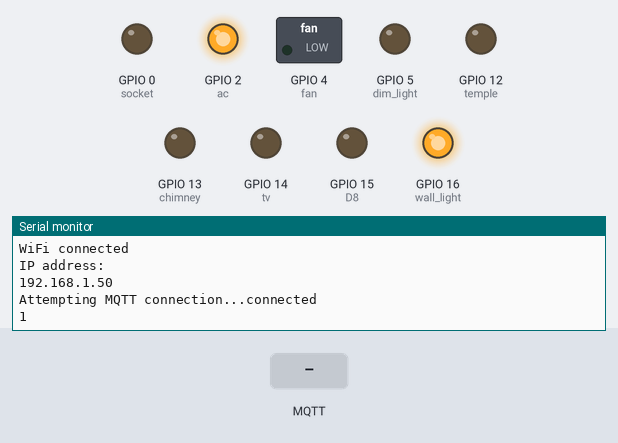
The sketch below on a simulated ESP8266 (NodeMCU). Parts: switched loads named in the sketch (green lamp = pin HIGH), output pins drawn as LEDs (lit = HIGH), the last lines printed to the serial monitor. The inputs (shaded band) are chosen by the test bench. WiFi joins after 1.5 s; servers stay silent unless stated; random numbers use the default seed unless the sketch sets one; no MQTT or app messages arrive unless stated.

Above: at 2.7 s.
2.8 s: MQTT message "1" arrives on the first subscribed topic
At 3.4 s:
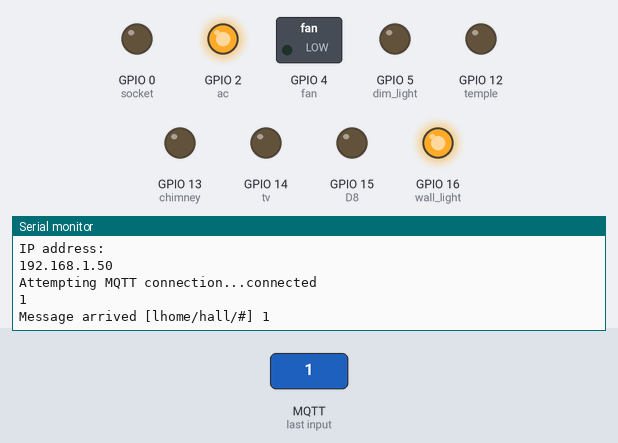
4.3 s: MQTT message "on" arrives on the first subscribed topic
At 5.5 s:
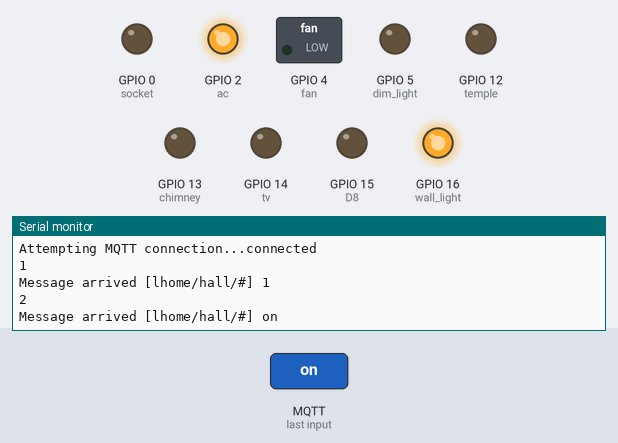
5.8 s: MQTT message "off" arrives on the first subscribed topic
At 5.96 s:
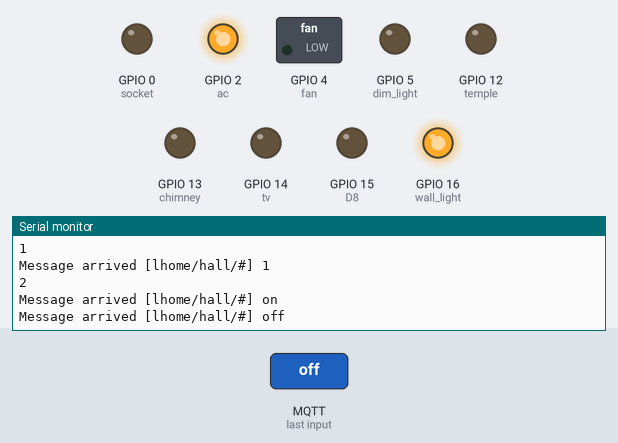
Timing chart, 0 to 8.8 s (numbered marks = the images above; inputs shaded):
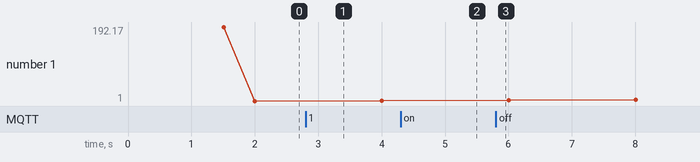

The sketch:

Device_1_hall.ino
```cpp
#include <ESP8266WiFi.h>
#include <PubSubClient.h>

const char* ssid = "WIFI SSID"; // provide wifi ssid and password
const char* password = "PASSWORD";
const char* mqtt_server = "LOCAL_MQTT_HOST(RPi ip)"; // Update the local mqtt server address here
WiFiClient espClient;
PubSubClient client(espClient);
long lastMsg = 0;
char msg[50];
int value = 0;
// Appliances PIN list

int wall_light=16;  // D0   --> Wall Light
int dim_light=5;    // D1   --> Dim Light
int fan=4;   // D2   --> fan
int socket=0;  // D3   --> socket
int ac=2;   // D4   --> ac
int tv=14; // D5   --> tv
int temple=12; // Only for kitchen
int chimney=13; // only for kitchen

void setup_wifi() {

  delay(10);

  Serial.println();
  Serial.print("Connecting to ");
  Serial.println(ssid);

  WiFi.begin(ssid, password);

  while (WiFi.status() != WL_CONNECTED) {
    delay(500);
    Serial.print(".");
  }

  randomSeed(micros());

  Serial.println("");
  Serial.println("WiFi connected");
  Serial.println("IP address: ");
  Serial.println(WiFi.localIP());
}

void callback(char* topic, byte* payload, unsigned int length) {
  Serial.print("Message arrived [");
  Serial.print(topic);
  Serial.print("] ");
  char message[30]="";
  for (int i = 0; i < length; i++) {
    Serial.print((char)payload[i]);
     message[i]=(char)payload[i];
  }
  Serial.println();


  String msg=message,topicname=topic;
 // LIGHT
  if(msg.compareTo("on")==0 && topicname.compareTo("lhome/hall/light")==0) {
        digitalWrite(wall_light, LOW);
        Serial.println("----------PIN number-----------");
        Serial.println(wall_light);
      }
  if(msg.compareTo("off")==0 && topicname.compareTo("lhome/hall/light")==0){
        digitalWrite(wall_light, HIGH);  // Turn the LED off by making the voltage HIGH
        Serial.println("----------PIN number-----------");
        Serial.println(wall_light);
        }
 // DIM LIGHT

  if(msg.compareTo("on")==0 && topicname.compareTo("lhome/hall/dimlight")==0) {
        digitalWrite(dim_light, LOW);
        Serial.println("----------PIN number-----------");
        Serial.println(dim_light);
        }
  if(msg.compareTo("off")==0 && topicname.compareTo("lhome/hall/dimlight")==0){
        digitalWrite(dim_light, HIGH);  // Turn the LED off by making the voltage HIGH
        Serial.println("----------PIN number-----------");
        Serial.println(dim_light);
        }

  // FAN
  if(msg.compareTo("on")==0 && topicname.compareTo("lhome/hall/fan")==0) {
        digitalWrite(fan, LOW);
        Serial.println("----------PIN number-----------");
        Serial.println(fan);
      }
  if(msg.compareTo("off")==0 && topicname.compareTo("lhome/hall/fan")==0){
        digitalWrite(fan, HIGH);  // Turn the LED off by making the voltage HIGH
        Serial.println("----------PIN number-----------");
        Serial.println(fan);
        }

  // Socket
  if(msg.compareTo("on")==0 && topicname.compareTo("lhome/hall/socket")==0) {
        digitalWrite(socket, LOW);
        Serial.println("----------PIN number-----------");
        Serial.println(socket);
        }
  if(msg.compareTo("off")==0 && topicname.compareTo("lhome/hall/socket")==0){
        digitalWrite(socket, HIGH);  // Turn the LED off by making the voltage HIGH
        Serial.println("----------PIN number-----------");
        Serial.println(socket);
      }

  // AC
  if(msg.compareTo("on")==0 && topicname.compareTo("lhome/hall/ac")==0) {
        digitalWrite(ac, LOW);
        Serial.println("----------PIN number-----------");
        Serial.println(ac);
      }
  if(msg.compareTo("off")==0 && topicname.compareTo("lhome/hall/ac")==0){
        digitalWrite(ac, HIGH);  // Turn the LED off by making the voltage HIGH
        Serial.println("----------PIN number-----------");
        Serial.println(ac);
    }
  // TV
        if(msg.compareTo("on")==0 && topicname.compareTo("lhome/hall/tv")==0) {
              digitalWrite(tv, LOW);
              Serial.println("----------PIN number-----------");
              Serial.println(tv);
            }
        if(msg.compareTo("off")==0 && topicname.compareTo("lhome/hall/tv")==0){
              digitalWrite(tv, HIGH);  // Turn the LED off by making the voltage HIGH
              Serial.println("----------PIN number-----------");
              Serial.println(tv);
          }


}

void reconnect() {
  // Loop until we're reconnected
  while (!client.connected()) {
    Serial.print("Attempting MQTT connection...");
    // Create a random client ID
    String clientId = "ESP8266ClientHall";
    clientId += String(random(0xffff), HEX);
    // Attempt to connect
    if (client.connect(clientId.c_str())) {
      Serial.println("connected");
      // Once connected, publish an announcement...
      client.publish("lhome/dash/hall/status", "Connected-Device-Hall");

      // ... and resubscribe
      client.subscribe("lhome/hall/#");
    } else {
      Serial.print("failed, rc=");
      Serial.print(client.state());
      Serial.println(" try again in 5 seconds");
      // Wait 5 seconds before retrying
      delay(5000);
    }
  }
}

void setup() {

      pinMode(wall_light, OUTPUT);    // D0   --> Wall Light
      pinMode(dim_light, OUTPUT);     // D1   --> Dim Light
      pinMode(fan, OUTPUT);     // D2   --> fan
      pinMode(socket, OUTPUT);     // D3   --> socket
      pinMode(ac, OUTPUT);     // D4   --> ac
      pinMode(tv, OUTPUT);    // D5   --> tv
      pinMode(temple, OUTPUT);    // D6
      pinMode(chimney, OUTPUT);    // D7
      pinMode(15, OUTPUT);    // D8
      // turn off board leds
      digitalWrite(wall_light, HIGH);
      digitalWrite(ac, HIGH);
  // Initialize the BUILTIN_LED pin as an output
  Serial.begin(9600);
  setup_wifi();
  client.setServer(mqtt_server, 1883);
  client.setCallback(callback);
}

void loop() {

  if (!client.connected()) {
    reconnect();
  }
  client.loop();

  // Replace the below snippet with sensor retrieved data.
  long now = millis();
  if (now - lastMsg > 2000) {
    lastMsg = now;
    ++value;

    char buffer [33];
    if (value>101)
     value=0;
    Serial.println(value);
    itoa(value,buffer,10);
    client.publish("lhome/dash/hall/temp",buffer );
    itoa(value+10,buffer,10);
    client.publish("lhome/dash/hall/humid",buffer );
  }
}
```

Measured:
- after the input at 2.8 s, the serial monitor: prints a new line at once (image 1)
- after the input at 4.3 s, the serial monitor: prints a new line at once (image 2)
- after the input at 5.8 s, the serial monitor: prints a new line at once (image 3)
